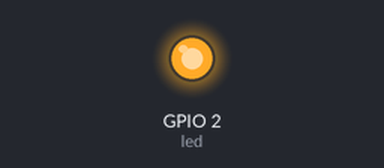
Bench run of a sketch on a simulated ESP32. On the bench: output pins drawn as LEDs (lit = HIGH). What the sketch prints to the serial monitor is not drawn.

Above: at 2.5 s.
At 7.5 s:
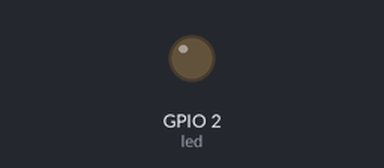
Timing chart, 0 to 13.0 s (numbered marks = the images above):
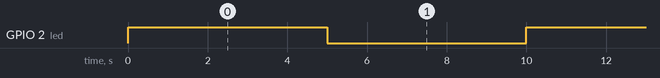

Measured:
- by itself, GPIO 2 (led): alternates HIGH for 5.0 s and LOW for 5.0 s

The sketch:

Blink.ino
```cpp
int led = LED_BUILTIN; //The red LED on the Feather ESP32 V2 is available as LED_BUILTIN, as well as 13

void setup() {
  // Some boards work best if we also make a serial connection
  Serial.begin(115200);

  // set LED to be an output pin
  pinMode(led, OUTPUT);
}

void loop() {
  // Say hi!
  Serial.println("Hello!");

  digitalWrite(led, HIGH);   // turn the LED on (HIGH is the voltage level)
  delay(5000);                // wait for a half second
  digitalWrite(led, LOW);    // turn the LED off by making the voltage LOW
  delay(5000);                // wait for a half second
}
```
